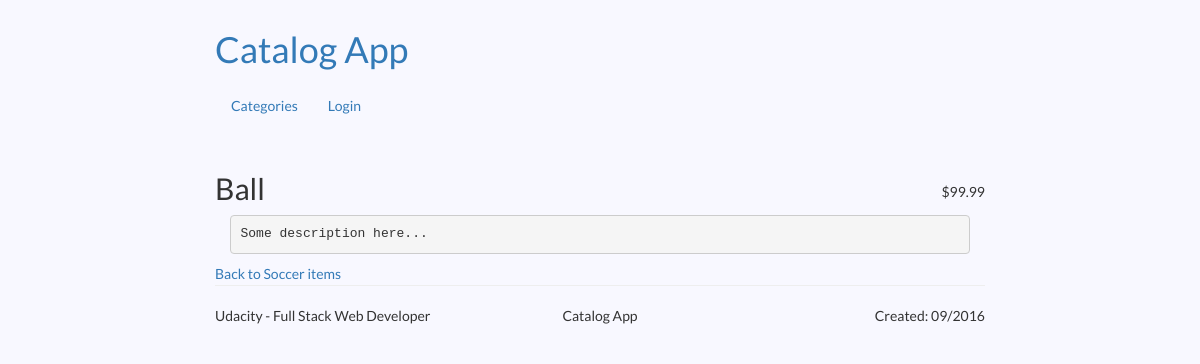
Screenshot of /catalog/Soccer/Ball with the database file from the repository.
### database_setup.py (models this page shows, shortened)
class Item(Base):
    __tablename__ = 'Item'
    id = Column(Integer, primary_key=True)
    name = Column(String(250), nullable=False)
    description = Column(String(1000))
    price = Column(String(20))
    created_date = Column(DateTime, default=datetime.datetime.now())
    category = relationship(Category)
    category_id = Column(Integer, ForeignKey('Category.id'))
    user = relationship(User)
    user_id = Column(Integer, ForeignKey('User.id'))

class Category(Base):
    __tablename__ = 'Category'
    id = Column(Integer, primary_key=True)
    name = Column(String(250), nullable=False, unique=True)

### application.py (the view)
@app.route('/catalog/<string:category_name>/<string:item_name>')
def item_page(category_name, item_name):
    if 'email' in login_session:
        is_logged_in = True
        current_user_email = login_session['email']
    else:
        is_logged_in = None
        current_user_email = None
    try:
        category_obj = session.query(Category).filter_by(name=category_name).one()
    except NoResultFound:
        flash("Invalid URL")
        return redirect(url_for('catalog_root_page'))
    item = session.query(Item).filter_by(name=item_name, category_id=category_obj.id).one()
    return render_template('item.html',
                           title="Item",
                           is_logged_in=is_logged_in,
                           item=item,
                           current_user_email=current_user_email)

### templates/item.html (shortened to what this page needs)
{% extends "base.html" %}
{% block content %}
    <div class="row">
        <div class="col-md-8 col-sm-8">
            <h2 class="item-name">{{ item.name }}</h2>
        </div>
        <div class="col-md-4 col-sm-4">
            <p class="item-price text-right">{{ item.price }}</p>
        </div>
    </div>
    <div class="row item-description">
        <div class="col-md-12 col-sm-12">
            <pre>{{ item.description }}</pre>
        </div>
    </div>
    <div class="row">
        <div class="col-md-12 col-sm-12">
            <div class="item-link">
                <a href="{{ url_for('category_page', category=item.category.name) }}">Back to {{ item.category.name }} items</a>
            </div>
        </div>
    </div>
{% endblock %}

### static/css_main.css (style rules this page uses)
body { font-family: sans-serif; padding: 10px; display: block; font-family: "Lato", sans-serif; background-color: ghostwhite; }
.item-link { min-width: 60px; float:left; }
.item-description { font-size: 14px; margin: 0; }
.item-price { margin-top: 30px; }

### rows the page displays
Item: name "Ball", price "$99.99", description "Some description here..."
Category: category.name "Soccer"
